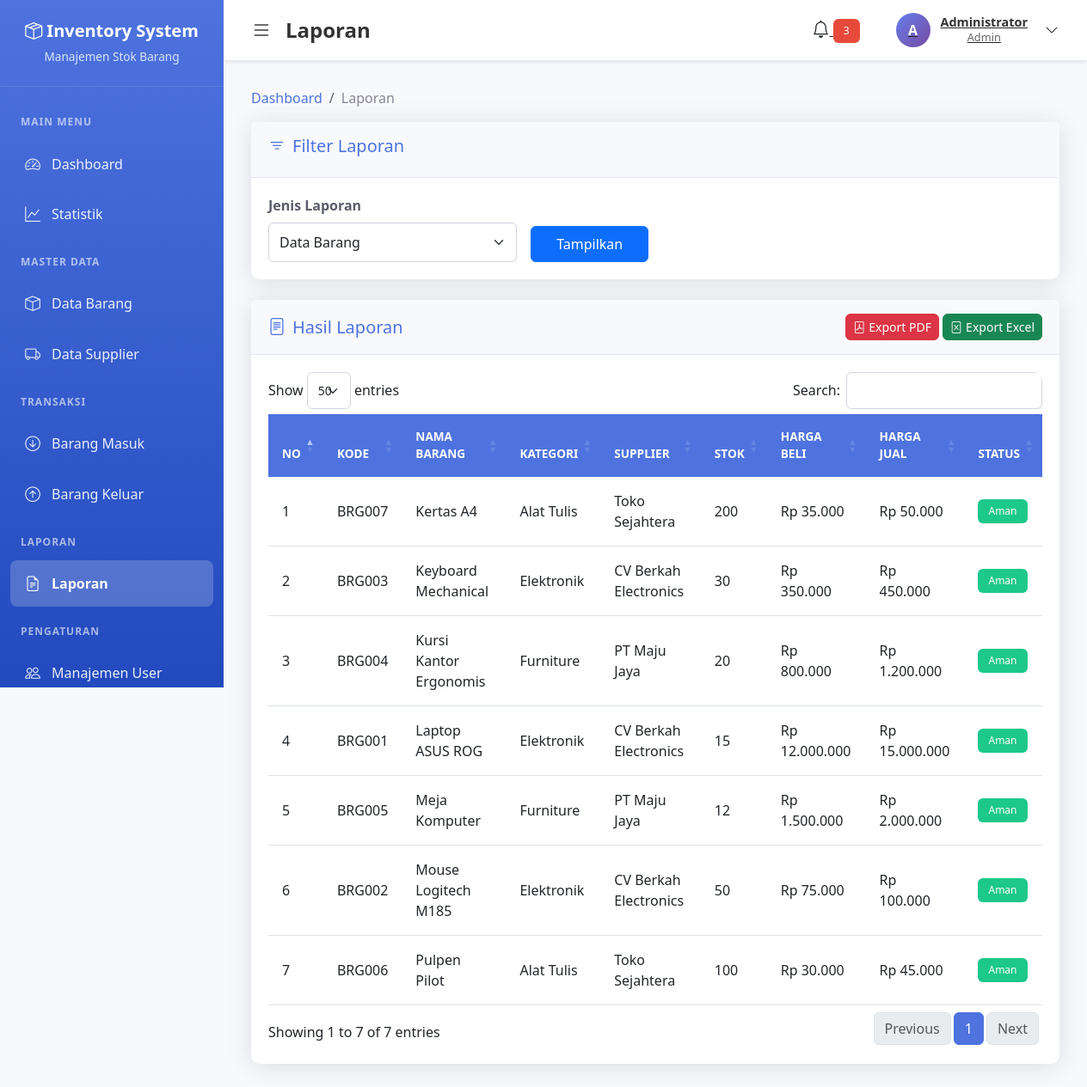
The app's page /laporan/laporan.php (signed in) with its own data.
### tables this page shows
CREATE TABLE barang (
    id INT PRIMARY KEY AUTO_INCREMENT,
    kode_barang VARCHAR(20) UNIQUE NOT NULL,
    nama_barang VARCHAR(100) NOT NULL,
    kategori_id INT,
    supplier_id INT,
    satuan VARCHAR(20),
    stok INT DEFAULT 0,
    harga_beli DECIMAL(15,2),
    harga_jual DECIMAL(15,2),
    stok_minimum INT DEFAULT 10,
    deskripsi TEXT,
    created_at TIMESTAMP DEFAULT CURRENT_TIMESTAMP,
    updated_at TIMESTAMP DEFAULT CURRENT_TIMESTAMP ON UPDATE CURRENT_TIMESTAMP,
    FOREIGN KEY (kategori_id) REFERENCES kategori(id) ON DELETE SET NULL,
    FOREIGN KEY (supplier_id) REFERENCES supplier(id) ON DELETE SET NULL
);

CREATE TABLE kategori (
    id INT PRIMARY KEY AUTO_INCREMENT,
    nama_kategori VARCHAR(100) NOT NULL,
    deskripsi TEXT,
    created_at TIMESTAMP DEFAULT CURRENT_TIMESTAMP
);

CREATE TABLE supplier (
    id INT PRIMARY KEY AUTO_INCREMENT,
    kode_supplier VARCHAR(20) UNIQUE NOT NULL,
    nama_supplier VARCHAR(100) NOT NULL,
    alamat TEXT,
    telepon VARCHAR(20),
    email VARCHAR(100),
    created_at TIMESTAMP DEFAULT CURRENT_TIMESTAMP,
    updated_at TIMESTAMP DEFAULT CURRENT_TIMESTAMP ON UPDATE CURRENT_TIMESTAMP
);

### laporan/laporan.php (the view, shortened to what this page needs)
<?php
require_once __DIR__ . '/../includes/header.php';
$db = getDB();
$jenis = $_GET['jenis'] ?? 'barang';
$dari = $_GET['dari'] ?? date('Y-m-01');
$sampai = $_GET['sampai'] ?? date('Y-m-d');
$data = [];
$columns = [];
if ($jenis == 'barang') {
    $data = $db->query("SELECT b.*, k.nama_kategori, s.nama_supplier FROM barang b LEFT JOIN kategori k ON b.kategori_id = k.id LEFT JOIN supplier s ON b.supplier_id = s.id ORDER BY b.nama_barang")->fetchAll();
    $columns = ['Kode', 'Nama Barang', 'Kategori', 'Supplier', 'Stok', 'Harga Beli', 'Harga Jual', 'Status'];
}
?>
<nav aria-label="breadcrumb"><ol class="breadcrumb"><li class="breadcrumb-item"><a href="../dashboard/index.php">Dashboard</a></li><li class="breadcrumb-item active">Laporan</li></ol></nav>
<div class="card mb-4">
    <div class="card-header"><h5><i class="bi bi-filter me-2"></i>Filter Laporan</h5></div>
    <div class="card-body">
        <form method="GET" class="row g-3">
            <div class="col-md-4">
                <label class="form-label">Jenis Laporan</label>
                <select name="jenis" class="form-select" onchange="this.form.submit()">
                    <option value="barang" <?php echo $jenis=='barang'?'selected':''; ?>>Data Barang</option>
                </select>
            </div>
            <div class="col-md-2 d-flex align-items-end">
                <button type="submit" class="btn btn-primary w-100">Tampilkan</button>
            </div>
        </form>
    </div>
</div>
<div class="card">
    <div class="card-header d-flex justify-content-between align-items-center">
        <h5 class="mb-0"><i class="bi bi-file-text me-2"></i>Hasil Laporan</h5>
        <div>
            <a href="export_pdf.php?jenis=<?php echo $jenis; ?>&dari=<?php echo $dari; ?>&sampai=<?php echo $sampai; ?>" class="btn btn-danger btn-sm" target="_blank">
                <i class="bi bi-file-pdf me-1"></i>Export PDF
            </a>
            <a href="export_excel.php?jenis=<?php echo $jenis; ?>&dari=<?php echo $dari; ?>&sampai=<?php echo $sampai; ?>" class="btn btn-success btn-sm">
                <i class="bi bi-file-excel me-1"></i>Export Excel
            </a>
        </div>
    </div>
    <div class="card-body">
        <div class="table-responsive">
            <table class="table table-hover" id="laporanTable">
                <thead>
                    <tr>
                        <th>No</th>
                        <?php foreach($columns as $col): ?>
                            <th><?php echo $col; ?></th>
                        <?php endforeach; ?>
                    </tr>
                </thead>
                <tbody>
                    <?php if (empty($data)): ?>
                        <tr><td colspan="<?php echo count($columns)+1; ?>" class="text-center">Tidak ada data</td></tr>
                    <?php else: ?>
                        <?php $no=1; foreach($data as $row): ?>
                            <tr>
                                <td><?php echo $no++; ?></td>
                                <?php if ($jenis == 'barang'): ?>
                                    <td><?php echo $row['kode_barang']; ?></td>
                                    <td><?php echo $row['nama_barang']; ?></td>
                                    <td><?php echo $row['nama_kategori']; ?></td>
                                    <td><?php echo $row['nama_supplier']; ?></td>
                                    <td><?php echo $row['stok']; ?></td>
                                    <td>Rp <?php echo number_format($row['harga_beli'], 0, ',', '.'); ?></td>
                                    <td>Rp <?php echo number_format($row['harga_jual'], 0, ',', '.'); ?></td>
                                    <td>
                                        <?php if($row['stok']<=0): ?><span class="badge bg-danger">Habis</span>
                                        <?php elseif($row['stok']<=$row['stok_minimum']): ?><span class="badge bg-warning">Rendah</span>
                                        <?php else: ?><span class="badge bg-success">Aman</span><?php endif; ?>
                                    </td>
                                <?php endif; ?>
                            </tr>
                        <?php endforeach; ?>
                    <?php endif; ?>
                </tbody>
            </table>
        </div>
    </div>
</div>
<?php require_once __DIR__ . '/../includes/footer.php'; ?>

### assets/css/style.css (style rules this page uses)
:root { --primary-color: #4e73df; --secondary-color: #858796; --success-color: #1cc88a; --danger-color: #e74a3b; --warning-color: #f6c23e; --info-color: #36b9cc; --light-color: #f8f9fc; --dark-color: #5a5c69; --sidebar-width: 250px; }
* { margin: 0; padding: 0; box-sizing: border-box; }
body { font-family: 'Segoe UI', Tahoma, Geneva, Verdana, sans-serif; background-color: #f8f9fc; color: #333; }
.bg-success { background-color: var(--success-color) !important; }
.card { border: none; border-radius: 10px; box-shadow: 0 0.15rem 1.75rem rgba(58, 59, 69, 0.15); margin-bottom: 1.5rem; }
.card-header { background-color: #f8f9fc; border-bottom: 1px solid #e3e6f0; padding: 1rem 1.25rem; font-weight: 600; color: var(--primary-color); }
.card-body { padding: 1.25rem; }
.table-responsive { border-radius: 10px; overflow: hidden; }
.table { margin-bottom: 0; }
.table thead th { background-color: var(--primary-color); color: white; border: none; font-weight: 600; text-transform: uppercase; font-size: 0.85rem; padding: 1rem; }
.table tbody tr { transition: all 0.3s ease; }
.table tbody td { padding: 1rem; vertical-align: middle; }
.badge { padding: 0.5rem 0.75rem; font-weight: 500; border-radius: 6px; }
.btn { border-radius: 6px; padding: 0.5rem 1rem; font-weight: 500; transition: all 0.3s ease; }
.btn-sm { padding: 0.25rem 0.5rem; font-size: 0.875rem; }
.form-control, .form-select { border-radius: 6px; border: 1px solid #d1d3e2; padding: 0.625rem 0.75rem; }
.form-label { font-weight: 600; color: var(--dark-color); margin-bottom: 0.5rem; }
.breadcrumb { background-color: transparent; padding: 0; margin-bottom: 1rem; }
.breadcrumb-item a { color: var(--primary-color); text-decoration: none; }
.breadcrumb-item.active { color: var(--secondary-color); }

### assets/css/dashboard.css (style rules this page uses)
:root { --sidebar-width: 260px; --header-height: 70px; }

### records on screen
barang: kode_barang "BRG007", nama_barang "Kertas A4", kategori.nama_kategori "Alat Tulis", supplier.nama_supplier "Toko Sejahtera", stok "200", harga_beli "35.000", harga_jual "50.000", stok_minimum "Aman"
barang: kode_barang "BRG003", nama_barang "Keyboard Mechanical", kategori.nama_kategori "Elektronik", supplier.nama_supplier "CV Berkah Electronics", stok "30", harga_beli "350.000", harga_jual "450.000", stok_minimum "Aman"
barang: kode_barang "BRG004", nama_barang "Kursi Kantor Ergonomis", kategori.nama_kategori "Furniture", supplier.nama_supplier "PT Maju Jaya", stok "20", harga_beli "800.000", harga_jual "1.200.000", stok_minimum "Aman"
barang: kode_barang "BRG001", nama_barang "Laptop ASUS ROG", kategori.nama_kategori "Elektronik", supplier.nama_supplier "CV Berkah Electronics", stok "15", harga_beli "12.000.000", harga_jual "15.000.000", stok_minimum "Aman"
barang: kode_barang "BRG005", nama_barang "Meja Komputer", kategori.nama_kategori "Furniture", supplier.nama_supplier "PT Maju Jaya", stok "12", harga_beli "1.500.000", harga_jual "2.000.000", stok_minimum "Aman"
barang: kode_barang "BRG002", nama_barang "Mouse Logitech M185", kategori.nama_kategori "Elektronik", supplier.nama_supplier "CV Berkah Electronics", stok "50", harga_beli "75.000", harga_jual "100.000", stok_minimum "Aman"
barang: kode_barang "BRG006", nama_barang "Pulpen Pilot", kategori.nama_kategori "Alat Tulis", supplier.nama_supplier "Toko Sejahtera", stok "100", harga_beli "30.000", harga_jual "45.000", stok_minimum "Aman"

### other values on screen
$page_title "Laporan"
substr($_SESSION['nama_lengkap'], 0, 1) "A"
$_SESSION['nama_lengkap'] "Administrator"
$_SESSION['role'] "Admin"
$col "KODE"
$col "NAMA BARANG"
$col "KATEGORI"
$col "SUPPLIER"
$col "STOK"
$col "HARGA BELI"
$col "HARGA JUAL"
$col "STATUS"
